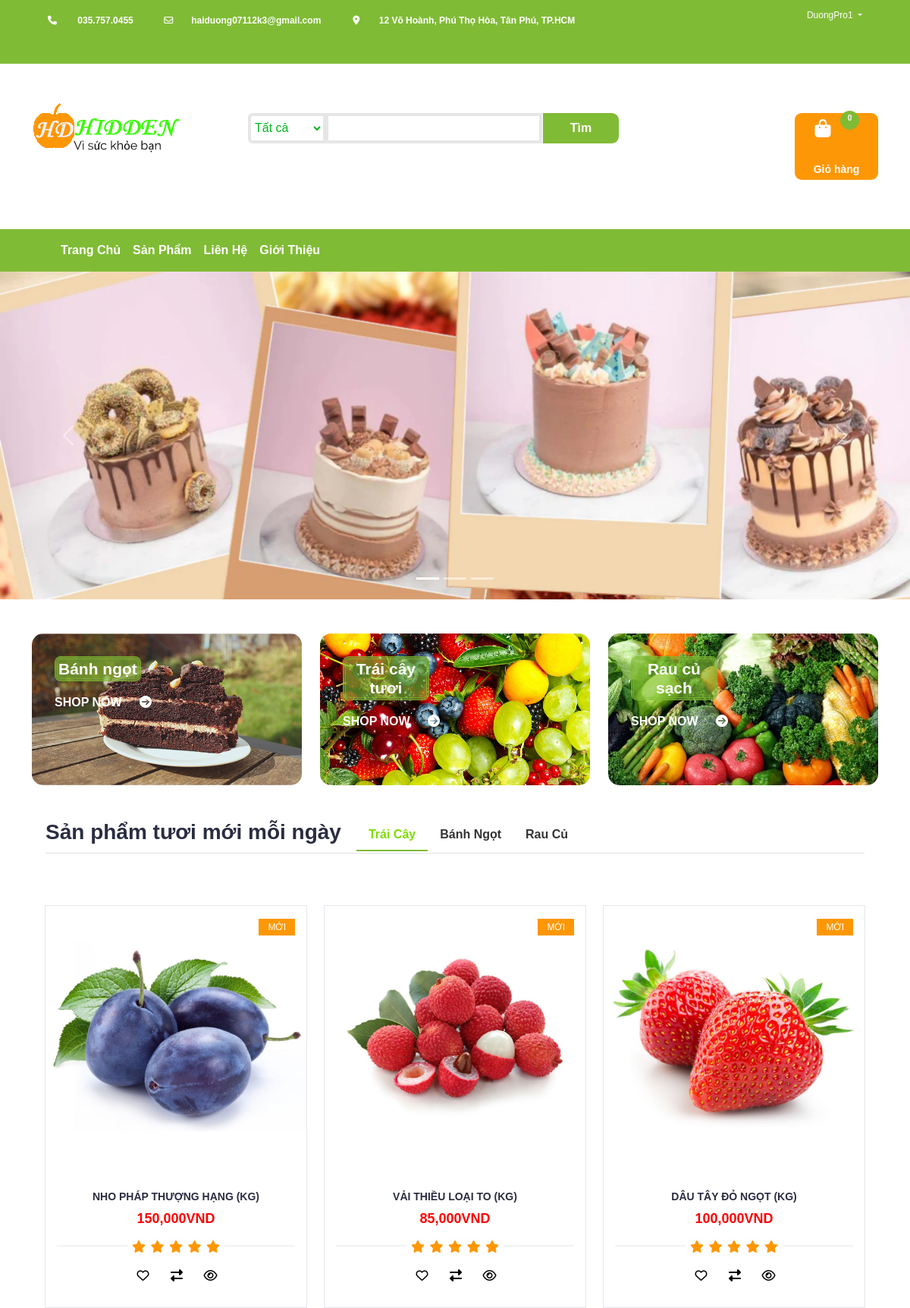
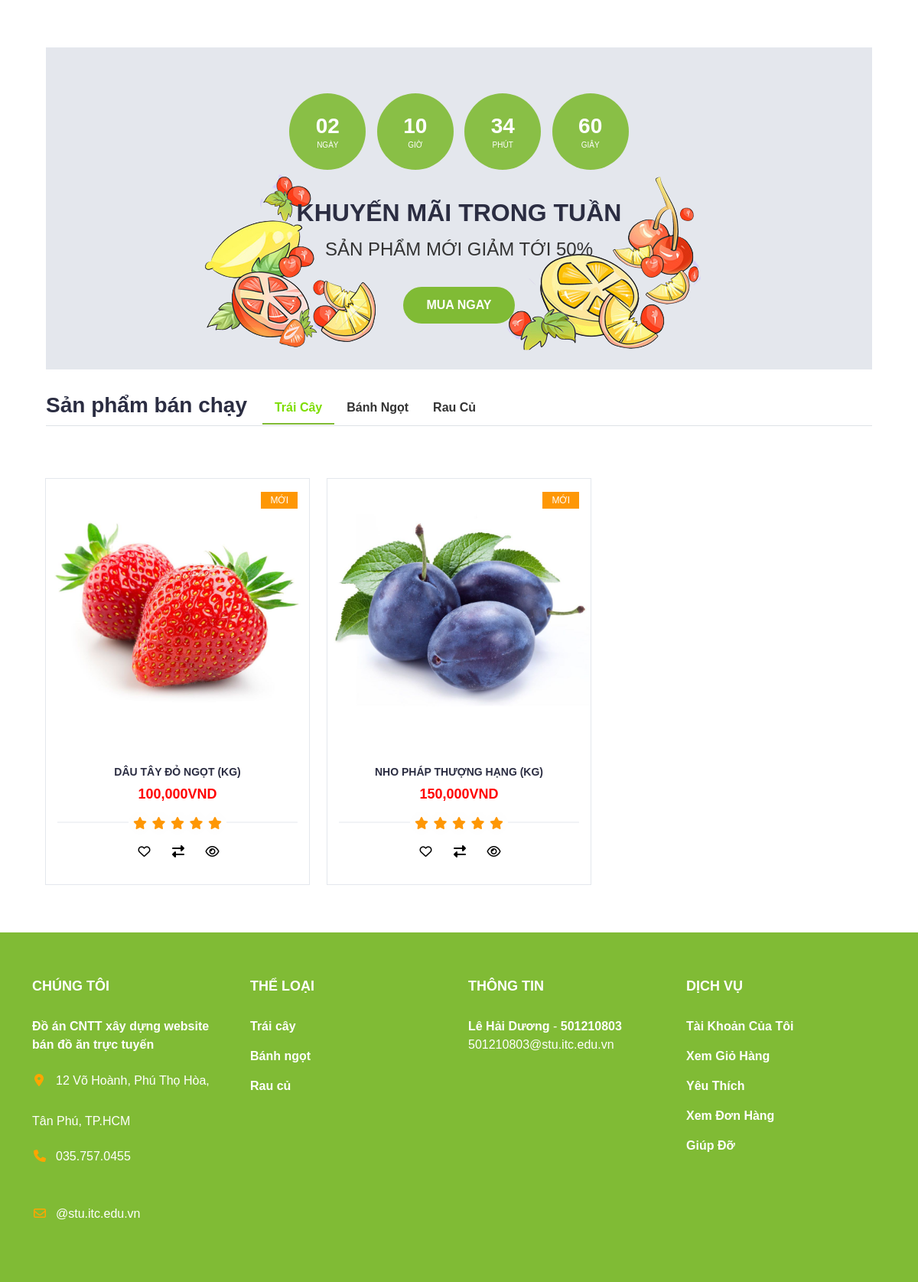
Screenshot of /index.php?act=home (signed in, upper part) with the database file from the repository (2 pictures, top to bottom).
### tables this page shows
CREATE TABLE `products` (
  `id` int(11) NOT NULL,
  `name` varchar(150) NOT NULL,
  `type_id` int(11) NOT NULL,
  `price` int(11) NOT NULL,
  `promotion` float NOT NULL,
  `pro_image` varchar(150) NOT NULL,
  `quantity` int(11) NOT NULL,
  `description` text NOT NULL,
  `sup_id` int(11) NOT NULL,
  `created_at` timestamp NOT NULL DEFAULT current_timestamp()
);

### Models/connect.php (called while the page is built, shortened)
<?php
class connect
{
    var $db = null;
    public function __construct()
    {
        $dsn = 'mysql:host=localhost;dbname=fruitshop';
        $user = 'root';
        $pass = '';
        try {
            $this->db = new PDO($dsn, $user, $pass, array(PDO::MYSQL_ATTR_INIT_COMMAND => "SET NAMES utf8"));
        } catch (\Throwable $th) {
            echo $th;
        }
    }
    public function get_list($select)
    {
        $result = $this->db->query($select);
        return $result;
    }
}

### Models/products.php (called while the page is built, shortened)
<?php
class products{
    public function get3NewProductsByTypeID($type_id)
    {
        $db = new connect();
        $select="SELECT * FROM products WHERE $type_id = type_id ORDER BY created_at DESC LIMIT 0,3";
        $result=$db->get_list($select);
        return $result;
    }
    public function getProductsTopSellingByType($type_id)
    {
         $db = new connect();
         $select="select a.pro_id, b.name, b.type_id,b.price,b.promotion,b.pro_image,b.quantity,b.description,b.created_at, sum(a.quantity) as subquantity from orderdetails a, products b WHERE a.pro_id = b.id and type_id = $type_id GROUP BY a.pro_id ASC  limit 3;" ;
         $result=$db->get_list($select);
         return $result;
    }
}

### Views/home.php (the view, shortened to what this page needs)
<div id="demo" class="carousel slide" data-bs-ride="carousel">
    <div class="carousel-indicators">
        <button type="button" data-bs-target="#demo" data-bs-slide-to="0" class="active"></button>
        <button type="button" data-bs-target="#demo" data-bs-slide-to="1"></button>
        <button type="button" data-bs-target="#demo" data-bs-slide-to="2"></button>
    </div>
    <div class="carousel-inner">
        <div class="carousel-item active">
            <img src="./Contents/img/slide.jpg" style="width:100%">
        </div>
    </div>
    <button class="carousel-control-prev" type="button" data-bs-target="#demo" data-bs-slide="prev">
        <span class="carousel-control-prev-icon"></span>
    </button>
    <button class="carousel-control-next" type="button" data-bs-target="#demo" data-bs-slide="next">
        <span class="carousel-control-next-icon"></span>
    </button>
</div>
<div class="section">
    <div class="container">
        <div class="row">
            <div class="col-lg-4 col-xs-6">
                <div class="shop">
                    <div class="shop-img">
                        <img src="./Contents/img/banhngot.jpg" alt="">
                    </div>
                    <div class="shop-body">
                        <h3>Bánh ngọt</h3>
                        <a href="index.php?act=products&type_id=2" class="cta-btn">Shop now <i class="fa fa-arrow-circle-right"></i></a>
                    </div>
                </div>
            </div>
            <div class="col-lg-4 col-xs-6">
                <div class="shop">
                    <div class="shop-img">
                        <img src="./Contents/img/traicaytuoi.jpg" alt="">
                    </div>
                    <div class="shop-body">
                        <h3>Trái cây tươi</h3>
                        <a href="index.php?act=products&type_id=1" class="cta-btn">Shop now <i class="fa fa-arrow-circle-right"></i></a>
                    </div>
                </div>
            </div>
            <div class="col-lg-4 col-xs-6">
                <div class="shop">
                    <div class="shop-img">
                        <img src="./Contents/img/raucusach.jpg" alt="">
                    </div>
                    <div class="shop-body">
                        <h3>Rau củ sạch</h3>
                        <a href="index.php?act=products&type_id=3" class="cta-btn">Shop now <i class="fa fa-arrow-circle-right"></i></a>
                    </div>
                </div>
            </div>
        </div>
    </div>
</div>
<div class="container-home">
    <div class="newProductsEveryday mb-5">
        <ul class="nav nav-tabs" id="myTab" role="tablist">
            <h3 class="title">Sản phẩm tươi mới mỗi ngày</h3>
            <li class="nav-item" role="presentation">
                <button class="nav-link active" id="home-tab" data-bs-toggle="tab" data-bs-target="#home-tab-pane" type="button" role="tab" aria-controls="home-tab-pane" aria-selected="true">Trái Cây</button>
            </li>
            <li class="nav-item" role="presentation">
                <button class="nav-link" id="profile-tab" data-bs-toggle="tab" data-bs-target="#profile-tab-pane" type="button" role="tab" aria-controls="profile-tab-pane" aria-selected="false">Bánh Ngọt</button>
            </li>
            <li class="nav-item" role="presentation">
                <button class="nav-link" id="contact-tab" data-bs-toggle="tab" data-bs-target="#contact-tab-pane" type="button" role="tab" aria-controls="contact-tab-pane" aria-selected="false">Rau Củ</button>
            </li>
        </ul>
        <div class="tab-content" id="myTabContent">
            <div class="tab-pane fade show active" id="home-tab-pane" role="tabpanel" aria-labelledby="home-tab" tabindex="0">
                <div class="products-slick row" data-nav="#slick-nav-1">
                    <?php
                    $pr = new products();
                    $result = $pr->get3NewProductsByTypeID(1);
                    while ($set = $result->fetch()) : ?>
                        <div class="col-lg-4">
                            <div class="product">
                                <div class="product-img">
                                    <img style="width=100px" src="./Contents/img/<?php echo $set['pro_image'] ?>" alt="">
                                    <div class="product-label">
                                        <?php if ($set['quantity'] <= 0) : ?>
                                            <span class="new">Hết Hàng</span>
                                        <?php else : ?>
                                            <span class="new">MỚI</span>
                                        <?php endif ?>
                                    </div>
                                </div>
                                <div class="product-body">
                                    <h3 class="product-name"><?php echo $set['name'] ?></h3>
                                    <?php
                                    if ($set['promotion'] == 0) {
                                        echo "<h4 class='product-price'>" . number_format($set['price']) . "VND</h4>";
                                    } else {
                                        echo "<h4 class='product-price'>" . number_format($set['promotion']) . "VND <del class='text-dark'>" . number_format($set['price']) . "VND </del></h4>";
                                    }
                                    ?>
                                    <div class="product-rating">
                                        <i class="fa fa-star"></i>
                                        <i class="fa fa-star"></i>
                                        <i class="fa fa-star"></i>
                                        <i class="fa fa-star"></i>
                                        <i class="fa fa-star"></i>
                                    </div>
                                    <div class="product-btns">
                                        <a href="index.php?act=add_wishlist&id=<?php echo $set['id'] ?>"><button class="add-to-wishlist">
                                                <i class="fa fa-heart-o"></i><span class="tooltipp">add to wishlist</span></button></a>
                                        <a href=""><button class="add-to-compare"><i class="fa fa-exchange"></i><span class="tooltipp">add to compare</span></button></a>
                                        <a href="index.php?act=productDetail&id=<?php echo $set['id'] ?>&type_id=<?php echo $set['type_id'] ?>"><button class="quick-view"><i class="fa fa-eye"></i><span class="tooltipp">quick view</span></button></a>
                                    </div>
                                </div>
                                <a href="index.php?act=add_cart&id=<?php echo $set['id'] ?>">
                                    <div class="add-to-cart">
                                        <?php if ($set['quantity'] > 0) : ?>
                                            <button type="submit" name="submit" class="add-to-cart-btn"><i class="fa fa-shopping-cart" aria-hidden="true"></i> thêm vào giỏ</button>
                                        <?php endif ?>
                                    </div>
                                </a>
                            </div>
                        </div>
                    <?php endwhile ?>
                </div>
            </div>
        </div>
    </div>
    <div id="hot-deal" class="section">
        <div class="container">
            <div class="row">
                <div class="col-lg-12">
                    <div class="hot-deal">
                        <ul class="hot-deal-countdown">
                            <li>
                                <div>
                                    <h3>02</h3>
                                    <span>Ngày</span>
                                </div>
                            </li>
                            <li>
                                <div>
                                    <h3>10</h3>
                                    <span>Giờ</span>
                                </div>
                            </li>
                            <li>
                                <div>
                                    <h3>34</h3>
                                    <span>Phút</span>
                                </div>
                            </li>
                            <li>
                                <div>
                                    <h3>60</h3>
                                    <span>Giây</span>
                                </div>
                            </li>
                        </ul>
                        <h2 class="text-uppercase">Khuyến mãi trong tuần</h2>
                        <p>Sản phẩm mới giảm tới 50%</p>
                        <a class="primary-btn cta-btn" href="./products.php?type_id=1">Mua ngay</a>
                    </div>
                </div>
            </div>
        </div>
    </div>
    <div class="sellingProducts mb-5">
        <ul class="nav nav-tabs" id="myTab1" role="tablist">
            <h3 class="title">Sản phẩm bán chạy</h3>
            <li class="nav-item" role="presentation">
                <button class="nav-link active" id="home-tab1" data-bs-toggle="tab" data-bs-target="#home-tab-pane1" type="button" role="tab" aria-controls="home-tab-pane1" aria-selected="true">Trái Cây</button>
            </li>
            <li class="nav-item" role="presentation">
                <button class="nav-link" id="profile-tab1" data-bs-toggle="tab" data-bs-target="#profile-tab-pane1" type="button" role="tab" aria-controls="profile-tab-pane1" aria-selected="false">Bánh Ngọt</button>
            </li>
            <li class="nav-item" role="presentation">
                <button class="nav-link" id="contact-tab1" data-bs-toggle="tab" data-bs-target="#contact-tab-pane1" type="button" role="tab" aria-controls="contact-tab-pane1" aria-selected="false">Rau Củ</button>
            </li>
        </ul>
        <div class="tab-content" id="myTabContent1">
            <div class="tab-pane fade show active" id="home-tab-pane1" role="tabpanel" aria-labelledby="home-tab1" tabindex="0">
                <div class="products-slick row">
                    <?php
                    $result = $pr->getProductsTopSellingByType(1);
                    while ($set = $result->fetch()) : ?>
                        <div class="col-lg-4">
                            <div class="product">
                                <div class="product-img">
                                    <img style="width=100px" src="./Contents/img/<?php echo $set['pro_image'] ?>" alt="">
                                    <div class="product-label">
                                        <?php if ($set['quantity'] <= 0) : ?>
                                            <span class="new">Hết Hàng</span>
                                        <?php else : ?>
                                            <span class="new">MỚI</span>
                                        <?php endif ?>
                                    </div>
                                </div>
                                <div class="product-body">
                                    <h3 class="product-name"><?php echo $set['name'] ?></h3>
                                    <?php
                                    if ($set['promotion'] == 0) {
                                        echo "<h4 class='product-price'>" . number_format($set['price']) . "VND</h4>";
                                    } else {
                                        echo "<h4 class='product-price'>" . number_format($set['promotion']) . "VND <del class='text-dark'>" . number_format($set['price']) . "VND </del></h4>";
                                    }
                                    ?>
                                    <div class="product-rating">
                                        <i class="fa fa-star"></i>
                                        <i class="fa fa-star"></i>
                                        <i class="fa fa-star"></i>
                                        <i class="fa fa-star"></i>
                                        <i class="fa fa-star"></i>
                                    </div>
                                    <div class="product-btns">
                                        <a href="index.php?act=add_wishlist&id=<?php echo $set['pro_id'] ?>"><button class="add-to-wishlist">
                                                <i class="fa fa-heart-o"></i><span class="tooltipp">add to wishlist</span></button></a>
                                        <a href=""><button class="add-to-compare"><i class="fa fa-exchange"></i><span class="tooltipp">add to compare</span></button></a>
                                        <a href="index.php?act=productDetail&id=<?php echo $set['pro_id'] ?>&type_id=<?php echo $set['type_id'] ?>"><button class="quick-view"><i class="fa fa-eye"></i><span class="tooltipp">quick view</span></button></a>
                                    </div>
                                </div>
                                <a href="index.php?act=add_cart&id=<?php echo $set['pro_id'] ?>">
                                    <div class="add-to-cart">
                                        <?php if ($set['quantity'] > 0) : ?>
                                            <button type="submit" name="submit" class="add-to-cart-btn"><i class="fa fa-shopping-cart" aria-hidden="true"></i> thêm vào giỏ</button>
                                        <?php endif ?>
                                    </div>
                                </a>
                            </div>
                        </div>
                    <?php endwhile ?>
                </div>
            </div>
        </div>
    </div>
</div>

### rows the page displays
products: pro_image (picture), quantity "MỚI", name "NHO PHÁP THƯỢNG HẠNG (KG)", price "150,000"
products: pro_image (picture), quantity "MỚI", name "VẢI THIỀU LOẠI TO (KG)", price "85,000"
products: pro_image (picture), quantity "MỚI", name "DÂU TÂY ĐỎ NGỌT (KG)", price "100,000"

### other values shown
$_SESSION['username'] "DuongPro1"
$count "0"
$set['name'] "DÂU TÂY ĐỎ NGỌT (KG)"
$set['price'] "100,000"
$set['name'] "NHO PHÁP THƯỢNG HẠNG (KG)"
$set['price'] "150,000"
